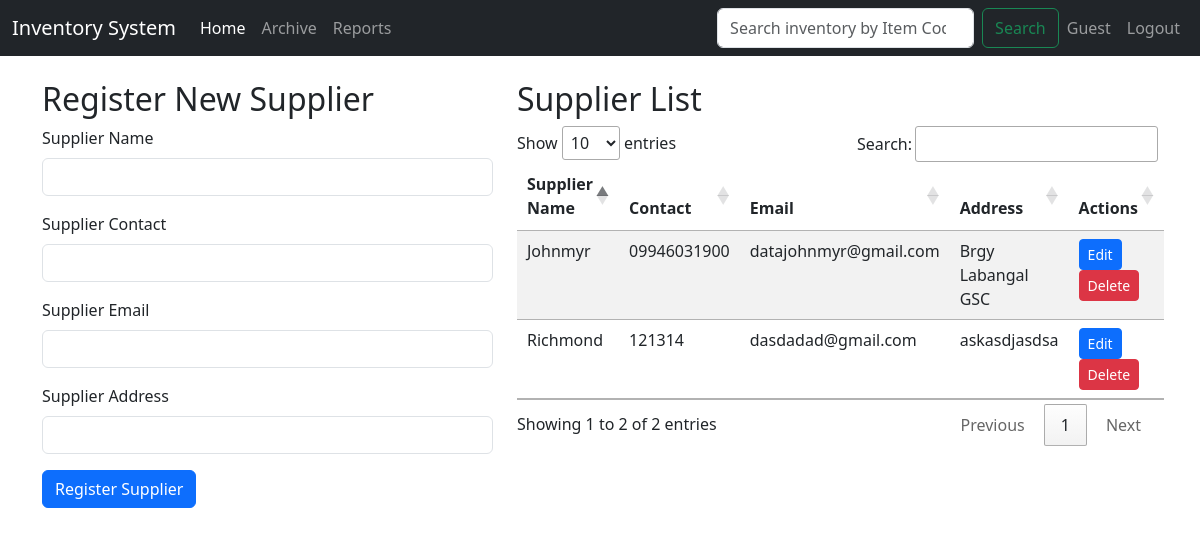
Screenshot of /admin/supplier_page.php with the database file from the repository.
### tables this page shows
CREATE TABLE `suppliers`  (
  `id` int NOT NULL AUTO_INCREMENT,
  `supplier_name` varchar(255) NOT NULL,
  `supplier_contact` varchar(100) NOT NULL,
  `supplier_email` varchar(255) NOT NULL,
  `supplier_address` varchar(255) NOT NULL,
  `archived` varchar(255) NULL DEFAULT NULL,
  PRIMARY KEY (`id`) USING BTREE
);

### admin/supplier_page.php (the view, shortened to what this page needs)
<!DOCTYPE html>
<html lang="en">
<head>
    <link href="https://cdn.jsdelivr.net/npm/bootstrap@5.3.0-alpha1/dist/css/bootstrap.min.css" rel="stylesheet">
    <link rel="stylesheet" href="https://cdn.datatables.net/1.13.4/css/jquery.dataTables.min.css">
</head>
<body>
    <?php include("navigation.php"); ?>
    <?php include('db_connection.php');
    ?>
    <div class="container mt-4">
        <div class="row">
            <div class="col-md-5">
                <h2>Register New Supplier</h2>
                <form action="register_supplier.php" method="POST">
                    <div class="mb-3">
                        <label for="supplierName" class="form-label">Supplier Name</label>
                        <input type="text" class="form-control" name="supplierName" required>
                    </div>
                    <div class="mb-3">
                        <label for="supplierContact" class="form-label">Supplier Contact</label>
                        <input type="text" class="form-control" name="supplierContact" required>
                    </div>
                    <div class="mb-3">
                        <label for="supplierEmail" class="form-label">Supplier Email</label>
                        <input type="email" class="form-control" name="supplierEmail" required>
                    </div>
                    <div class="mb-3">
                        <label for="supplierAddress" class="form-label">Supplier Address</label>
                        <input type="text" class="form-control" name="supplierAddress" required>
                    </div>
                    <button type="submit" class="btn btn-primary">Register Supplier</button>
                </form>
            </div>
            <div class="col-md-7">
                <h2>Supplier List</h2>
                <table class="table table-striped" id="supplierTable">
                    <thead class="thead-dark">
                        <tr>
                            <th scope="col">Supplier Name</th>
                            <th scope="col">Contact</th>
                            <th scope="col">Email</th>
                            <th scope="col">Address</th>
                            <th scope="col">Actions</th>
                        </tr>
                    </thead>
                    <tbody>
                    <?php
                        $sql = "SELECT * FROM suppliers WHERE archived='0'";
                        $result = $conn->query($sql);
                        if ($result->num_rows > 0) {
                            while ($row = $result->fetch_assoc()) {
                                echo "<tr>";
                                echo "<td>" . $row['supplier_name'] . "</td>";
                                echo "<td>" . $row['supplier_contact'] . "</td>";
                                echo "<td>" . $row['supplier_email'] . "</td>";
                                echo "<td>" . $row['supplier_address'] . "</td>";
                                echo "<td>
                                        <button class='btn btn-primary btn-sm edit-btn' data-id='" . $row['id'] . "'>Edit</button>
                                        <button class='btn btn-danger btn-sm delete-btn' data-id='" . $row['id'] . "'>Delete</button>
                                      </td>";
                                echo "</tr>";
                            }
                        } else {
                            echo "<tr><td colspan='5'>No suppliers found</td></tr>";
                        }
                        ?>
                    </tbody>
                </table>
            </div>
        </div>
    </div>
</body>
</html>

### rows the page displays
suppliers: supplier_name "Johnmyr", supplier_contact "09946031900", supplier_email "datajohnmyr@gmail.com", supplier_address "Brgy Labangal GSC"
suppliers: supplier_name "Richmond", supplier_contact "121314", supplier_email "dasdadad@gmail.com", supplier_address "askasdjasdsa"

### other values shown
$username "Guest"
